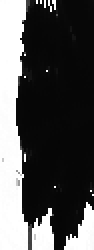
#> input picture data/paper_7/test.png, 47 x 125 px (shown 2 times larger)
$ python config.py
#> lines starting #> are read from the running program, lines starting #| are printed output that depends on the picture
import cv2

def nothing(x):
    pass

name = "paper"
n = 7

PATH = f'../data/{name}_{n}/test.png'
NEW_PATH = f"../data/{name}_{n}/new_image.png"
def main():
    cv2.namedWindow("Trackbar")
    cv2.resizeWindow("Trackbar", 800, 200)  # width, height
    cv2.createTrackbar(
        "Width", "Trackbar", 630, 1000, nothing
    )
    cv2.createTrackbar(
        "Height", "Trackbar", 400, 1000, nothing
    )
    cv2.createTrackbar(
        "Threshold", "Trackbar", 0, 255, nothing
    )

    img = cv2.imread(PATH)
#> img is the input picture: shape (125, 47, 3); min 5, max 255, mean 81.3
    img = cv2.bitwise_not(img)
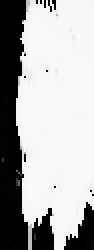
#> img: shape (125, 47, 3) (shown 2 times larger); min 0, max 250, mean 173.7
    img = cv2.applyColorMap(img, cv2.COLORMAP_OCEAN)
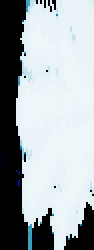
#> img: shape (125, 47, 3) (shown 2 times larger); mean B, G, R 173.7, 170.4, 162.1
    print(img.dtype)
#| uint8
    width = 630
    height = 400
    threshold = 0
    print(img.shape)
#| (125, 47, 3)
    while True:
        if cv2.waitKey(1) == ord("q"):  # press q to terminate program
#> (key q is pressed here)
            cv2.imwrite(NEW_PATH, cv2.threshold(cv2.resize(img, (width, height), interpolation = cv2.INTER_AREA), threshold, 255, cv2.THRESH_BINARY)[1])
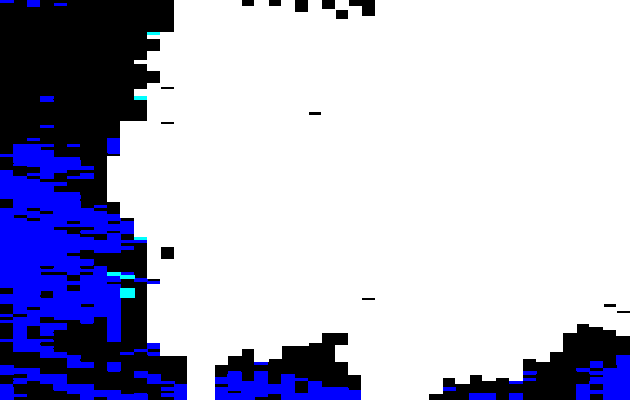
#> saved as new_image.png: shape (400, 630, 3); mean B, G, R 205.9, 180.1, 179.7
            break
        width = cv2.getTrackbarPos(
            "Width", "Trackbar"
        )
        height = cv2.getTrackbarPos(
            "Height", "Trackbar"
        )
        threshold = cv2.getTrackbarPos(
            "Threshold", "Trackbar"
        )
        cv2.imshow("Scan", cv2.threshold(cv2.resize(img, (width, height), interpolation = cv2.INTER_AREA), threshold, 255, cv2.THRESH_BINARY)[1])

if __name__ == "__main__":
    main()

$ run again, with data/paper_7/new_image.png copied over data/paper_7/test.png
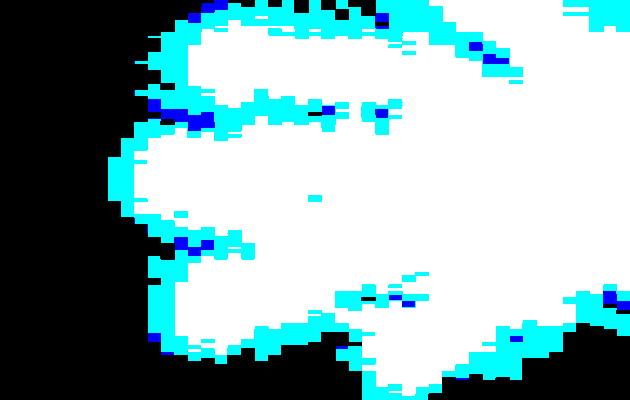
#> input picture data/paper_7/new_image.png, 630 x 400 px
#> in main, img is the input picture: shape (400, 630, 3); mean B, G, R 175.3, 172.1, 134.3
#> in main, `img = cv2.applyColorMap(img, cv2.COLORMAP_OCEAN)`:
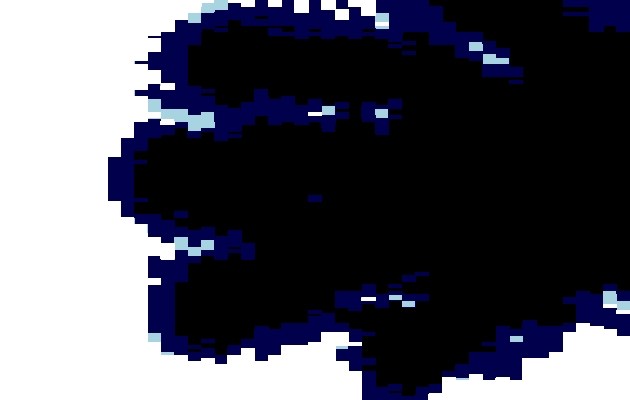
#> img: shape (400, 630, 3); mean B, G, R 93.8, 82.4, 81.8
#| uint8
#| (400, 630, 3)
#> in main, `cv2.imwrite(NEW_PATH, cv2.threshold(cv2.resize(img, (width, height), i..`:
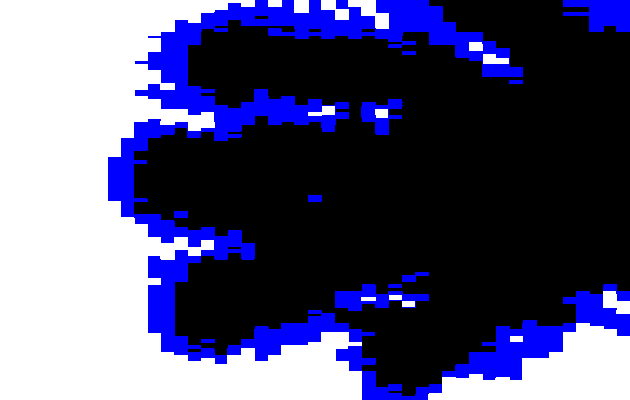
#> saved as new_image.png: shape (400, 630, 3); mean B, G, R 120.7, 82.9, 82.9
